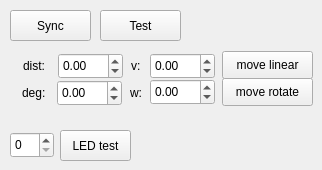
            <widget class="QWidget" name="tab_5">
             <attribute name="title">
              <string>Test</string>
             </attribute>
             <widget class="QPushButton" name="bt_Sync">
              <property name="geometry">
               <rect>
                <x>10</x>
                <y>10</y>
                <width>81</width>
                <height>31</height>
               </rect>
              </property>
              <property name="text">
               <string>Sync</string>
              </property>
             </widget>
             <widget class="QPushButton" name="bt_MoveLinear">
              <property name="geometry">
               <rect>
                <x>222</x>
                <y>51</y>
                <width>91</width>
                <height>28</height>
               </rect>
              </property>
              <property name="text">
               <string>move linear</string>
              </property>
             </widget>
             <widget class="QPushButton" name="bt_MoveRotate">
              <property name="geometry">
               <rect>
                <x>222</x>
                <y>78</y>
                <width>91</width>
                <height>28</height>
               </rect>
              </property>
              <property name="text">
               <string>move rotate</string>
              </property>
             </widget>
             <widget class="QDoubleSpinBox" name="dsb_MoveLinearDist">
              <property name="geometry">
               <rect>
                <x>58</x>
                <y>53</y>
                <width>65</width>
                <height>26</height>
               </rect>
              </property>
              <property name="minimum">
               <double>-5.000000000000000</double>
              </property>
              <property name="maximum">
               <double>5.000000000000000</double>
              </property>
              <property name="singleStep">
               <double>0.010000000000000</double>
              </property>
             </widget>
             <widget class="QDoubleSpinBox" name="dsb_MoveLinearV">
              <property name="geometry">
               <rect>
                <x>150</x>
                <y>53</y>
                <width>65</width>
                <height>26</height>
               </rect>
              </property>
              <property name="minimum">
               <double>-1.500000000000000</double>
              </property>
              <property name="maximum">
               <double>1.500000000000000</double>
              </property>
              <property name="singleStep">
               <double>0.010000000000000</double>
              </property>
             </widget>
             <widget class="QDoubleSpinBox" name="dsb_MoveRotateDeg">
              <property name="geometry">
               <rect>
                <x>57</x>
                <y>80</y>
                <width>65</width>
                <height>26</height>
               </rect>
              </property>
              <property name="minimum">
               <double>-180.000000000000000</double>
              </property>
              <property name="maximum">
               <double>180.000000000000000</double>
              </property>
              <property name="singleStep">
               <double>0.100000000000000</double>
              </property>
             </widget>
             <widget class="QDoubleSpinBox" name="dsb_MoveRotateW">
              <property name="geometry">
               <rect>
                <x>150</x>
                <y>79</y>
                <width>65</width>
                <height>26</height>
               </rect>
              </property>
              <property name="minimum">
               <double>-180.000000000000000</double>
              </property>
              <property name="maximum">
               <double>180.000000000000000</double>
              </property>
              <property name="singleStep">
               <double>0.100000000000000</double>
              </property>
             </widget>
             <widget class="QLabel" name="label_2">
              <property name="geometry">
               <rect>
                <x>23</x>
                <y>57</y>
                <width>31</width>
                <height>17</height>
               </rect>
              </property>
              <property name="text">
               <string>dist:</string>
              </property>
             </widget>
             <widget class="QLabel" name="label_3">
              <property name="geometry">
               <rect>
                <x>131</x>
                <y>57</y>
                <width>21</width>
                <height>17</height>
               </rect>
              </property>
              <property name="text">
               <string>v:</string>
              </property>
             </widget>
             <widget class="QLabel" name="label_4">
              <property name="geometry">
               <rect>
                <x>22</x>
                <y>84</y>
                <width>31</width>
                <height>17</height>
               </rect>
              </property>
              <property name="text">
               <string>deg:</string>
              </property>
             </widget>
             <widget class="QLabel" name="label_5">
              <property name="geometry">
               <rect>
                <x>130</x>
                <y>84</y>
                <width>21</width>
                <height>17</height>
               </rect>
              </property>
              <property name="text">
               <string>w:</string>
              </property>
             </widget>
             <widget class="QPushButton" name="bt_Test">
              <property name="geometry">
               <rect>
                <x>100</x>
                <y>10</y>
                <width>81</width>
                <height>31</height>
               </rect>
              </property>
              <property name="text">
               <string>Test</string>
              </property>
             </widget>
             <widget class="QSpinBox" name="spb_Led">
              <property name="geometry">
               <rect>
                <x>10</x>
                <y>132</y>
                <width>44</width>
                <height>26</height>
               </rect>
              </property>
              <property name="maximum">
               <number>14</number>
              </property>
             </widget>
             <widget class="QPushButton" name="bt_TestLed">
              <property name="geometry">
               <rect>
                <x>60</x>
                <y>130</y>
                <width>71</width>
                <height>31</height>
               </rect>
              </property>
              <property name="text">
               <string>LED test</string>
              </property>
             </widget>
            </widget>
